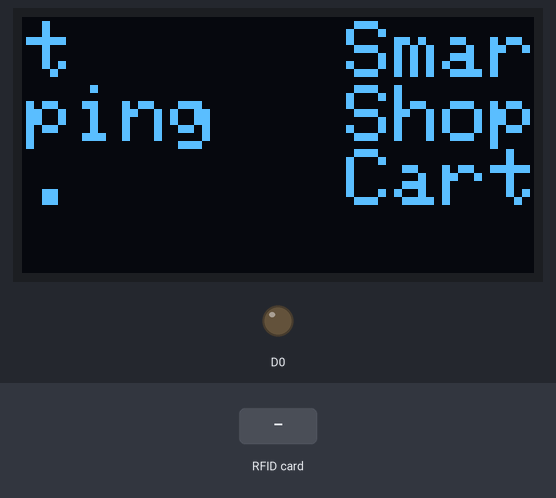
A sketch run on a simulated ESP8266 (NodeMCU). Shown: 128×64 one-colour display, output pins drawn as LEDs (lit = HIGH). The test bench sets the inputs (shaded band). WiFi joins after 1.5 s; servers stay silent unless stated; EEPROM starts erased; what the sketch prints to the serial monitor is not drawn.

Above: at 4.8 s.
4.9 s: RFID card F2 4D DE 54 held to the reader
At 6.37 s:
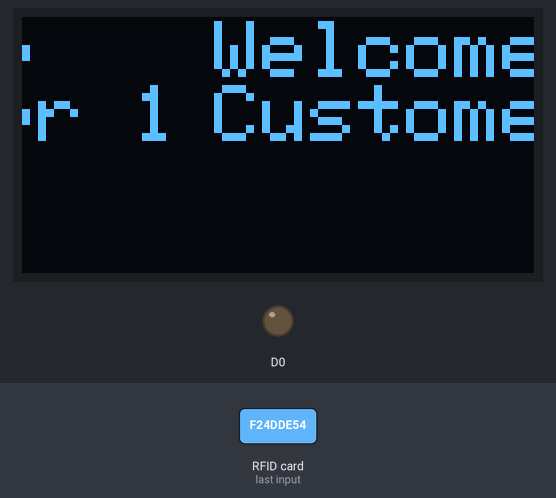
7.1 s: RFID card CD F5 7B C3 held to the reader
At 8.88 s:
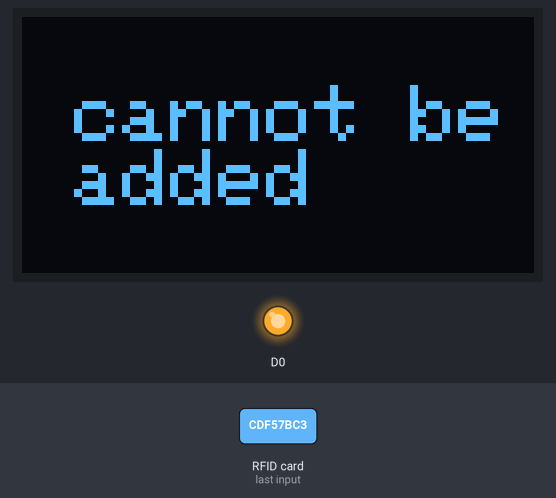
9.8 s: RFID card F2 4D DE 54 held to the reader
At 11.17 s:
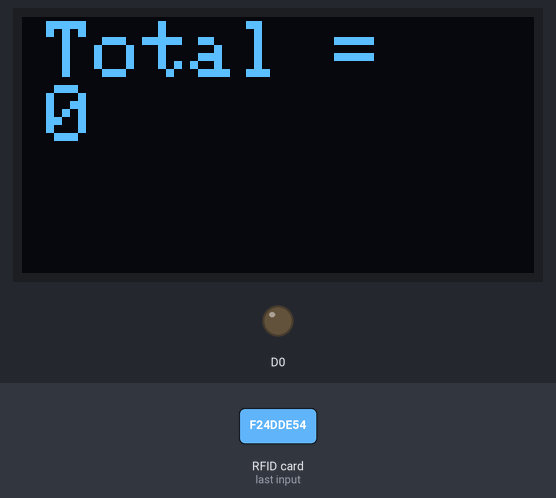
12.8 s: RFID card CD F5 7B C3 held to the reader
At 14.77 s:
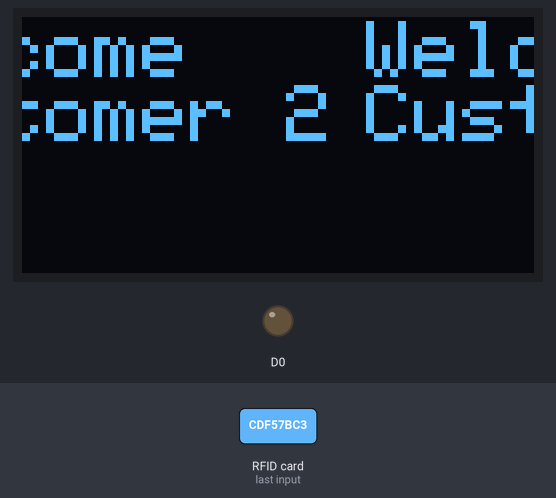
15.8 s: RFID card 5E 7A 19 C4 held to the reader
At 16.37 s:
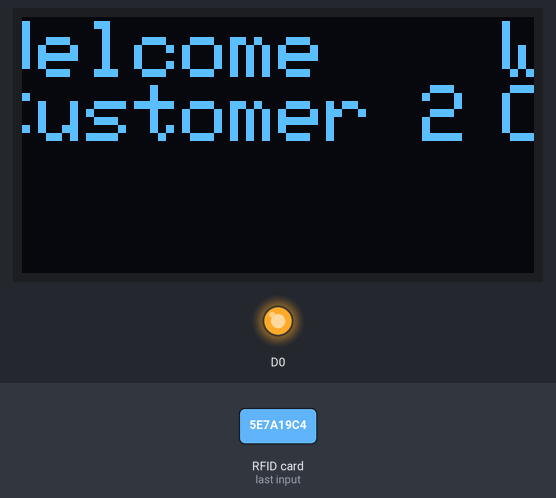
Timing chart, 0 to 18.6 s (numbered marks = the images above; inputs shaded):
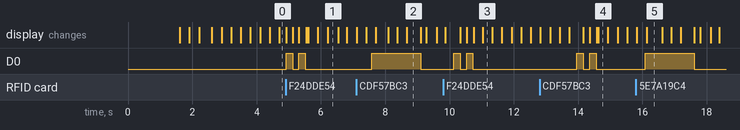

The sketch:

iot_project.ino
```cpp
#include <SPI.h>
#include <MFRC522.h>
#include <Wire.h>
#include <Adafruit_GFX.h>
#include <Adafruit_SSD1306.h>
#include <ESP8266WiFi.h>
#include <WiFiClientSecure.h>
#include <EEPROM.h>


//WiFiClient client;
long myChannelNumber = 2477219;
const char myWriteAPIKey[] = "0ZZRTRTYCO8WMX8L";


// #define BLYNK_TEMPLATE_ID "TMPL3mquuDDpR"
// #define BLYNK_TEMPLATE_NAME "test"
// #define BLYNK_AUTH_TOKEN "HMRvlca4Q8sw1Wr3JmVuBYQEspb_sZsm"
// #include <BlynkSimpleEsp8266.h>
// #define BLYNK_PRINT Serial
// BlynkTimer timer;


#define SCREEN_WIDTH 128  // OLED display width, in pixels
#define SCREEN_HEIGHT 64  // OLED display height, in pixels

// Declaration for SSD1306 display connected using I2C
#define OLED_RESET -1  // Reset pin
#define SCREEN_ADDRESS 0x3C
Adafruit_SSD1306 display(SCREEN_WIDTH, SCREEN_HEIGHT, &Wire, OLED_RESET);

#define RST_PIN 0
#define SS_PIN 15

MFRC522 mfrc522(SS_PIN, RST_PIN);
MFRC522::MIFARE_Key key;


const char* ssid = "John Cena";
const char* password = "youcantseeme";

const char* host = "script.google.com";  //https://script.google.com/
const int httpsPort = 443;


WiFiClientSecure client;
String Gas_1 = "AKfycbzAzgNsvBUg511pSJBzh4Ebr63WLpLlLvr9qOZA8SXGcs9-OYckTZ_H8GZeBl2cXQ6xjw";
String Gas_2 = "AKfycbwbs6PrPZV_2dpI6gZ5zjqdOt_jQRLUqNHxEPdIf_NUsQmMXYX50Q9S7hpfc4p6rOB0";
String Gas_3 = "AKfycbyIkOMNmI6RTvsnqsHbrG0SBqwCSHluUU_kgg9UMp1T1FNn_tC-SATQOHSypNA987RY";

int lastBillIDAddress = 0;  // Address in EEPROM to store the last used bill ID
int currentBillID = 201;


const int n = 7;

struct Item {
  String name;
  int price;
  float brand_rec;
  int shelves;
  int level;
};
Item items[n];

int quantity[n] = { 0 };

int shelf[n];
int inv[n];

int getindex(String name) {
  for (int i = 0; i < n; i++) {
    if (items[i].name == name) {
      return i;  // Return price if item found
    }
  }
  return -1;  // Return -1 if item not found
}

void setup() {

  // Blynk.begin(BLYNK_AUTH_TOKEN, ssid, password);


  Serial.begin(115200);
  while (!Serial)
    ;
  SPI.begin();
  mfrc522.PCD_Init();
  WiFi.begin(ssid, password);

  Serial.print("Connecting");
  while (WiFi.status() != WL_CONNECTED) {
    Serial.print(".");
    delay(250);
  }

  Serial.println("");
  Serial.print("Successfully connected to : ");
  Serial.println(ssid);
  Serial.print("IP address: ");
  Serial.println(WiFi.localIP());
  Serial.println();
  client.setInsecure();

  EEPROM.get(lastBillIDAddress, currentBillID);

  for (byte i = 0; i < 6; i++) {
    key.keyByte[i] = 0xFF;
  }

  items[0].name = "bread";
  items[0].price = 23;
  items[0].brand_rec = 0.6;
  items[0].shelves = 2;
  items[0].level = 1;
  shelf[0] = 10;
  inv[0] = 100;
  items[1].name = "butter";
  items[1].price = 58;
  items[1].brand_rec = 0.8;
  items[1].shelves = 2;
  items[1].level = 3;
  shelf[1] = 10;
  inv[1] = 100;
  items[2].name = "flour";
  items[2].price = 49;
  items[2].brand_rec = 0.5;
  items[2].shelves = 3;
  items[2].level = 3;
  shelf[2] = 10;
  inv[2] = 100;
  items[3].name = "milk";
  items[3].price = 74;
  items[3].brand_rec = 0.85;
  items[3].shelves = 3;
  items[3].level = 2;
  shelf[3] = 10;
  inv[3] = 100;
  items[4].name = "tea";
  items[4].price = 300;
  items[4].brand_rec = 0.4;
  items[4].shelves = 2;
  items[4].level = 2;
  shelf[4] = 10;
  inv[4] = 100;
  items[5].name = "cheese";
  items[5].price = 100;
  items[5].brand_rec = 0.5;
  items[5].shelves = 1;
  items[5].level = 1;
  shelf[5] = 10;
  inv[5] = 100;
  items[6].name = "chocolate";
  items[6].price = 60;
  items[6].brand_rec = 0.95;
  items[6].shelves = 2;
  items[6].level = 1;
  shelf[6] = 10;
  inv[6] = 100;

  pinMode(D0, OUTPUT);


  if (!display.begin(SSD1306_SWITCHCAPVCC, SCREEN_ADDRESS)) {
    Serial.println(F("SSD1306 allocation failed"));
    for (;;)
      ;  // Don't proceed, loop forever
  }
  // // Clear the buffer.
  display.clearDisplay();
  // // Display Text
  display.setTextSize(1);
  display.setTextColor(WHITE);

  display.setCursor(0, 1);
  display.setTextSize(2);
  display.println("Smart");
  display.println("Shopping");
  display.println("Cart.");
  display.display();
  display.startscrollright(0x00, 0x07);
  delay(1000);
  display.startscrollleft(0x00, 0x07);
  delay(1000);
}

void loop() {


  // Blynk.run();
  // timer.run();


  display.clearDisplay();
  display.setCursor(0, 1);
  if (!mfrc522.PICC_IsNewCardPresent())
    return;

  if (!mfrc522.PICC_ReadCardSerial())
    return;
  String tag = "";
  for (byte i = 0; i < mfrc522.uid.size; i++) {
    tag += String(mfrc522.uid.uidByte[i], HEX);
  }
  if (tag == "f24dde54") {
    digitalWrite(D0, HIGH);
    delay(200);
    digitalWrite(D0, LOW);
    delay(200);
    digitalWrite(D0, HIGH);
    delay(200);
    digitalWrite(D0, LOW);
    display.setCursor(0, 1);
    Serial.println("Welcome Customer 1");
    display.println("Welcome");
    display.println("Customer 1");
    display.display();
    cart(tag);
  } else if (tag == "cdf57bc3") {
    digitalWrite(D0, HIGH);
    delay(200);
    digitalWrite(D0, LOW);
    delay(200);
    digitalWrite(D0, HIGH);
    delay(200);
    digitalWrite(D0, LOW);
    display.setCursor(0, 1);
    Serial.println("Welcome Customer 2");
    display.println("Welcome");
    display.println("Customer 2");
    display.display();
    cart(tag);

  }
}

void cart(String& s) {
  int cust = 0;
  if (s == "f24dde54") cust = 1;
  else cust = 2;
  int total = 0;
  delay(1000);
  String tagst = "";
  while (tagst != s) {
    display.clearDisplay();
    delay(500);
    tagst = "";
    if (mfrc522.PICC_IsNewCardPresent() && mfrc522.PICC_ReadCardSerial()) {
      for (byte i = 0; i < mfrc522.uid.size; i++) {
        tagst += String(mfrc522.uid.uidByte[i], HEX);
      }
      if (tagst == s) break;
      byte sector = 1;
      byte blockAddr = 4;
      byte dataBlock[25];  // Array to hold the data read from the card
      byte size = sizeof(dataBlock);
      byte status;

      status = mfrc522.PCD_Authenticate(MFRC522::PICC_CMD_MF_AUTH_KEY_B, blockAddr, &key, &(mfrc522.uid));
      if (status != MFRC522::STATUS_OK) {
        Serial.print(F("PCD_Authenticate() failed: "));
        Serial.println(mfrc522.GetStatusCodeName((MFRC522::StatusCode)status));
        return;
      }

      String item = "";
      status = mfrc522.MIFARE_Read(blockAddr, dataBlock, &size);
      if (status != MFRC522::STATUS_OK) {
        Serial.print(F("MIFARE_Read() failed: "));
        Serial.println(mfrc522.GetStatusCodeName((MFRC522::StatusCode)status));
      } else {
        // Convert the data to a string
        item = "";
        for (int i = 0; i < size; i++) {
          if ((char)dataBlock[i] == 'H' || (char)dataBlock[i] == 'U' || (char)dataBlock[i] == 'x') continue;
          if ((char)dataBlock[i] == ' ') item += (char)dataBlock[i];
          else if ((char)dataBlock[i] <= 'z' && (char)dataBlock[i] >= 'a') item += (char)dataBlock[i];
          else if ((char)dataBlock[i] <= 'Z' && (char)dataBlock[i] >= 'A') item += (char)dataBlock[i];
        }
        if (item != "I") {
          int ind = getindex(item);
          // int rem = digitalRead(D0);
          // if(rem == 1)
          // {
          //   quantity[ind]--;
          //   total = total - items[ind].price;
          //   digitalWrite(D4, HIGH);
          //   display.clearDisplay();
          //   delay(500);
          //   display.setCursor(0, 1);
          //   display.println(item);
          //   display.println("removed");
          //   display.startscrollright(0x00, 0x07);
          //   display.display();
          //   Serial.println(item + " removed");
          //   delay(1000);
          //   display.clearDisplay();
          //   digitalWrite(D4, LOW);
          //   shelf[ind]++;
          // }
          // else
          // {
          digitalWrite(D0, HIGH);
          display.clearDisplay();
          delay(500);
          display.setCursor(0, 1);
          if(shelf[ind] == 0 && inv[ind] <= 10)
          {
            display.println(item);
            display.println("cannot be added");
            display.startscrollright(0x00, 0x07);
            display.display();
            Serial.println(item + " cannot be added");
          }
          else
          {
              display.println(item);
              display.println("added");
              display.startscrollright(0x00, 0x07);
              display.display();
              Serial.println(item + " added");
              quantity[ind]++;
              total = total + items[ind].price;
              if(shelf[ind] == 0) inv[ind]--;
              else shelf[ind]--;
              // Blynk.virtualWrite(V4, item);
              // Blynk.virtualWrite(V5, items[ind].price);
              // Blynk.virtualWrite(V6, currentBillID);
              // Blynk.virtualWrite(V7, quantity[ind]);
              // Blynk.virtualWrite(V8, total);
          }
          delay(1000);
          display.clearDisplay();
          digitalWrite(D0, LOW);
          }
        //}
      }
      mfrc522.PICC_HaltA();
      mfrc522.PCD_StopCrypto1();
    }
  }
  digitalWrite(D0, HIGH);
  delay(200);
  digitalWrite(D0, LOW);
  delay(200);
  digitalWrite(D0, HIGH);
  delay(200);
  digitalWrite(D0, LOW);
  Serial.print("Total = ");
  Serial.println(total);
  display.clearDisplay();
  display.setCursor(0, 1);
  display.println("Total = ");
  display.print(total);
  display.startscrollright(0x00, 0x07);
  display.display();
  delay(2000);
  display.clearDisplay();
  display.setCursor(0, 1);
  Serial.println("Goodbye");
  for (int i = 0; i < n; i++) {
    if (quantity[i] > 0) {
      if(shelf[i] == 0)
      {
        shelf[i] = min(10, inv[i]);
        inv[i] = inv[i] - min(10, inv[i]);
      }
      delay(2000);

      if (!client.connect(host, httpsPort)) {
        Serial.println("connection failed");
        return;
      }
      String url1 = "/macros/s/" + Gas_1 + "/exec?name=" + items[i].name + "&quantity=" + quantity[i] + "&price=" + items[i].price + "&shelves=" + items[i].shelves + "&level=" + items[i].level + "&brand_recognition=" + items[i].brand_rec + "&bill_id=" + currentBillID;
      client.print(String("GET ") + url1 + " HTTP/1.1\r\n" + "Host: " + host + "\r\n" + "User-Agent: BuildFailureDetectorESP8266\r\n" + "Connection: close\r\n\r\n");

      if (!client.connect(host, httpsPort)) {
        Serial.println("connection failed");
        return;
      }
      String url3 = "/macros/s/" + Gas_3 + "/exec?name=" + items[i].name + "&price=" + items[i].price + "&stock=" + inv[i] + "&shelf=" + shelf[i];
      client.print(String("GET ") + url3 + " HTTP/1.1\r\n" + "Host: " + host + "\r\n" + "User-Agent: BuildFailureDetectorESP8266\r\n" + "Connection: close\r\n\r\n");
    }
  }
  if (!client.connect(host, httpsPort)) {
    Serial.println("connection failed");
    return;
  }
  String url2 = "/macros/s/" + Gas_2 + "/exec?customer_id=" + cust + "&bill_id=" + currentBillID;
  client.print(String("GET ") + url2 + " HTTP/1.1\r\n" + "Host: " + host + "\r\n" + "User-Agent: BuildFailureDetectorESP8266\r\n" + "Connection: close\r\n\r\n");

  currentBillID++;
  EEPROM.put(lastBillIDAddress, currentBillID);
  EEPROM.commit();
  delay(1000);
  for (int i = 0; i < n; i++) {
    quantity[i] = 0;
  }
}
```

Measured:
- after the input at 4.9 s, D0: alternates HIGH for 0.20 s and LOW for 0.20 s, 4 changes in all, then stays LOW, starting at once
- after the input at 7.1 s, D0: LOW → HIGH after 0.48 s, → LOW 1.5 s later
- after the input at 9.8 s, D0: alternates HIGH for 0.20 s and LOW for 0.20 s, 4 changes in all, then stays LOW, starting after 0.33 s
- after the input at 12.8 s, D0: alternates HIGH for 0.20 s and LOW for 0.20 s, 4 changes in all, then stays LOW, starting after 1.2 s
- after the input at 15.8 s, D0: LOW → HIGH after 0.29 s, → LOW 1.5 s later
- what the display in image 2 shows lasts 0.4 s, from 8.7 s to 9.1 s
- what the display in image 5 shows lasts 0.5 s, from 16.1 s to 16.6 s
